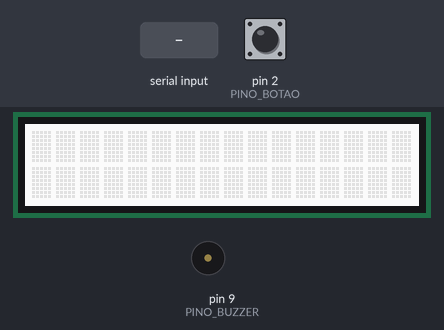
Recording of a sketch running on a simulated Arduino Uno, built with avr-gcc and run on an emulated ATmega328P. Shown: 16×2 character LCD, buzzer (waves = sounding, pin HIGH). Inputs (shaded band) come from the test bench; at power-on: pin 2 (PINO_BOTAO) HIGH. What the sketch prints to the serial monitor is not drawn.

Above: at 1.2 s.
1.3 s: "90/45\n" received over Serial
At 4.2 s:
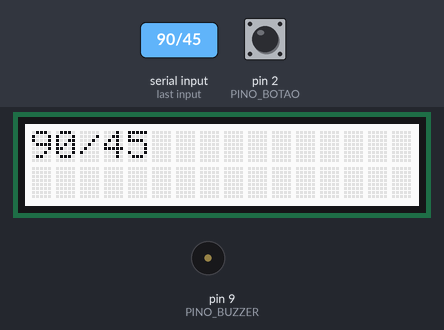
4.3 s: "1\n" received over Serial
7.3 s: "/" received over Serial
At 8.9 s:
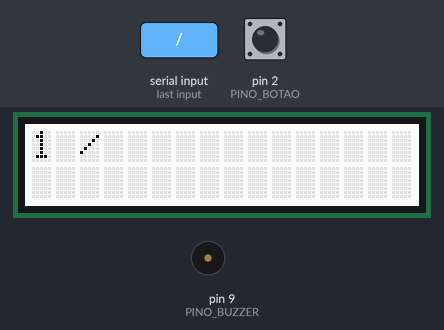
10.3 s: "2\n" received over Serial
At 13.1 s:
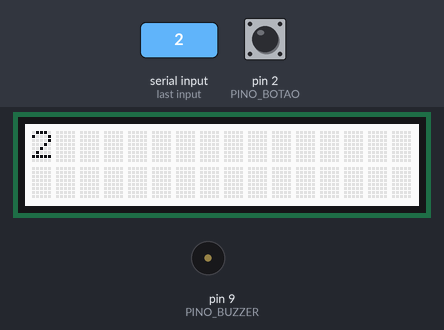
13.3 s: pin 2 (PINO_BOTAO) pulled LOW for 3.2 s
Timing chart, 0 to 16.3 s (numbered marks = the images above; inputs shaded):
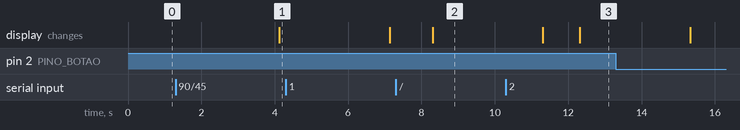

The sketch:

CampainhaInteligente.ino
```cpp
#include <rgb_lcd.h> // Inclui a biblioteca para usar o display LCD RGB
#include "pitches.h" // Inclui a biblioteca de notas musicais para o uso do buzzer
#define PINO_BUZZER 9 // Define o pino do Arduino conectado ao buzzer como pino 9
#define PINO_BOTAO 2 // Define o pino do Arduino conectado ao botão como pino 2
#define INTERVALO 300000 // Define o intervalo de tempo em milissegundos (5 minutos = 300000 ms)

int melodia0[] = {660, 550, 440}; // Define a melodia 0 como um array de frequências
int DuracaoNotas0[] = {700, 700, 700}; // Define a duração das notas da melodia 0 em milissegundos

int melodia1[] = {660, 770, 880}; // Define a melodia 1 como um array de frequências
int DuracaoNotas1[] = {700, 700, 700}; // Define a duração das notas da melodia 1 em milissegundos

int melodia2[] = {440, 494, 523, 587}; // Define a melodia 2 como um array de frequências
int DuracaoNotas2[] = {500, 250, 250, 500}; // Define a duração das notas da melodia 2 em milissegundos

rgb_lcd lcd; // Cria um objeto da classe rgb_lcd para manipular o display LCD RGB

int EstadoBotao = 0; // Variável para armazenar o estado atual do botão
int ultimoEstadoBotao = 0; // Variável para armazenar o último estado do botão
unsigned long ultimoEstadoDebounce = 0; // Variável para armazenar o último momento em que o botão foi acionado
unsigned long debounceDelay = 50; // Tempo de debounce para evitar leituras instáveis do botão
int ContadorBotao = -1; // Variável para contar o número de vezes que o botão foi pressionado
int escolhaToque; // Variável para armazenar a escolha do toque
String mensagem; // Variável para armazenar uma mensagem
String mensagem_lcd; // Variável para armazenar uma mensagem para exibir no LCD

// Variáveis para medir o tempo
unsigned long ms_anterior = 0; // armazena o tempo (em ms) desde que uma função foi executada pela última vez
unsigned long ms_atual; // Variável para armazenar o tempo atual

void setup() {
  Serial.begin(9600); // Inicializa a comunicação serial com uma taxa de transmissão de 9600 bps
  lcd.begin(16, 2); // Inicializa o LCD com 16 colunas e 2 linhas
  pinMode(PINO_BUZZER, OUTPUT); // Define o pino do buzzer como saída
  pinMode(PINO_BOTAO, INPUT_PULLUP); // Define o pino do botão como entrada com pull-up interno ativado
}

void imprimirMensagem(String mensagem) {

  /**
 * Função para exibir uma mensagem no LCD.
 *
 * param mensagem: A mensagem a ser exibida no LCD
 */

  int tamanho_mensagem = mensagem.length(); // Calcula o comprimento da mensagem

  if (tamanho_mensagem > 16 && tamanho_mensagem <= 32) { // Verifica se a mensagem tem entre 17 e 32 caracteres
    lcd.setCursor(0, 0); // Define o cursor para a primeira linha do LCD
    lcd.print(mensagem.substring(0, 16)); // Imprime os primeiros 16 caracteres da mensagem na primeira linha do LCD
    lcd.setCursor(0, 1); // Define o cursor para a segunda linha do LCD
    lcd.print(mensagem.substring(16)); // Imprime os caracteres restantes da mensagem na segunda linha do LCD
    delay(10000); // Aguarda 10 segundos
    lcd.clear(); // Limpa o LCD após o tempo de exibição
  }
  else if (tamanho_mensagem > 32) { // Se a mensagem tem mais de 32 caracteres
    lcd.setCursor(0, 0); // Define o cursor para a primeira linha do LCD
    lcd.print(mensagem.substring(0, 16)); // Imprime os primeiros 16 caracteres da mensagem na primeira linha do LCD
    delay(1500); // Aguarda 1.5 segundos
    lcd.clear(); // Limpa o LCD
    for (int i = 0; i < tamanho_mensagem - 16; i++) { // Loop para rodar a mensagem na primeira linha do LCD
      lcd.setCursor(0, 0);  // Define o cursor para a primeira linha do LCD
      lcd.print(mensagem.substring(i, 16 + i)); // Imprime um segmento deslocado da mensagem na primeira linha do LCD
      delay(400); // Aguarda 0.4 segundos
      lcd.clear(); // Limpa o LCD
    }
    lcd.setCursor(0, 0); // Define o cursor para a primeira linha do LCD
    lcd.print(mensagem.substring(tamanho_mensagem - 16)); // Imprime os últimos 16 caracteres da mensagem na primeira linha do LCD
    delay(3000); // Aguarda 3 segundos
    lcd.clear(); // Limpa o LCD
  }
  else { // Se a mensagem tem 16 ou menos caracteres
    lcd.setCursor(0, 0); // Define o cursor para a primeira linha do LCD
    lcd.print(mensagem); // Imprime a mensagem na primeira linha do LCD
    delay(3000); // Aguarda 3 segundos
    lcd.clear(); // Limpa o LCD
  }
}

void tocarMelodia(int escolha) {

  /**
  * Função para tocar uma melodia no buzzer.
  *
  * param escolha: A escolha da melodia (1, 2 ou 3).
  */

  int* melody; // Ponteiro para a melodia selecionada
  int* noteDurations; // Ponteiro para as durações das notas da melodia selecionada
  int notes; // Número de notas na melodia selecionada

  // Determinar qual melodia tocar com base na escolha
  switch (escolha) {
    case 1: // Se a escolha for 1
      melody = melodia0; // Atribui o array de notas da melodia 0 ao ponteiro de melodia
      noteDurations = DuracaoNotas0; // Atribui o array de durações das notas da melodia 0 ao ponteiro de durações
      notes = sizeof(melodia0) / sizeof(int); // Calcula o número de notas na melodia 0
      break;
    case 2: // Se a escolha for 2
      melody = melodia1; // Atribui o array de notas da melodia 1 ao ponteiro de melodia
      noteDurations = DuracaoNotas1; // Atribui o array de durações das notas da melodia 1 ao ponteiro de durações
      notes = sizeof(melodia1) / sizeof(int); // Calcula o número de notas na melodia 1
      break;
    case 3: // Se a escolha for 3
      melody = melodia2; // Atribui o array de notas da melodia 2 ao ponteiro de melodia
      noteDurations = DuracaoNotas2; // Atribui o array de durações das notas da melodia 2 ao ponteiro de durações
      notes = sizeof(melodia2) / sizeof(int); // Calcula o número de notas na melodia 2
      break;
    default:
      return; // Escolha inválida, não faz nada
  }

  // Toca a melodia
  for (int i = 0; i < notes; i++) { // Loop sobre todas as notas na melodia
    tone(PINO_BUZZER, melody[i]); // Toca a nota
    delay(noteDurations[i]); // Aguarda a duração da nota
    noTone(PINO_BUZZER); // Para de tocar a nota
    delay(50); // Pequeno atraso entre as notas
  }
}


void loop() {

  // Inicialização
  if (Serial.available() > 0) { // Verifica se há dados disponíveis na porta serial
    mensagem = Serial.readString(); // Lê a mensagem enviada do Python

    if (mensagem.charAt(0) == '/') { // Verifica se o primeiro caractere da mensagem é '/'
      // Caractere especial indica uma mensagem do toque selecionado
      escolhaToque = mensagem.charAt(1) - '0'; // Extrai a escolha do toque
      tocarMelodia(escolhaToque); // Toca a melodia selecionada
    } else {
      // Exibe a mensagem no LCD
      mensagem_lcd = mensagem; // Atribui a mensagem ao LCD
      imprimirMensagem(mensagem_lcd); // Exibe a mensagem no LCD
      lcd.clear(); // Limpa o LCD
    }
  }

  // Reset do tempo
  ms_atual = millis(); // Obtém o tempo atual em milissegundos desde o início do programa
  if(ms_atual - ms_anterior >= INTERVALO){ // Verifica se passou o intervalo de tempo definido
    ContadorBotao = 0; // Faz reset ao contador do botão
    ms_anterior = ms_atual; // Atualiza o tempo anterior para o tempo atual
  }

  // Campainha
  int reading = digitalRead(PINO_BOTAO); // Lê o estado atual do botão
  if (reading != ultimoEstadoBotao) { // Verifica se houve mudança de estado do botão
    ultimoEstadoDebounce = millis(); // Atualiza o tempo de debounce
  }
  if ((millis() - ultimoEstadoDebounce) > debounceDelay) { // Verifica se o tempo de debounce passou
    if (reading != EstadoBotao) { // Verifica se o estado atual do botão é diferente do estado anterior
      EstadoBotao = reading; // Atualiza o estado do botão
      if (EstadoBotao == HIGH) { // Verifica se o botão foi pressionado
        ContadorBotao++; // Incrementa o contador do botão
        if (ContadorBotao == 1) { // Se o botão foi pressionado uma vez
          Serial.println("1"); // Envia "1" para o terminal Python
        } else if (ContadorBotao == 3) { // Se o botão foi pressionado três vezes
        Serial.println("3"); // Envia "3" para o terminal Python
        } else if (ContadorBotao >= 5) { // Se o botão foi pressionado cinco vezes ou mais
         Serial.println("5"); // Envia "SPAM" para o terminal Python
        }
        tocarMelodia(escolhaToque); // Toca a melodia selecionada
        imprimirMensagem(mensagem_lcd); // Exibe a mensagem no LCD
      }
    }
  }
  ultimoEstadoBotao = reading; // Atualiza o último estado do botão
}
```

pitches.h
```cpp
/*************************************************
 * Public Constants
 *************************************************/

#define NOTE_B0  31
#define NOTE_C1  33
#define NOTE_CS1 35
#define NOTE_D1  37
#define NOTE_DS1 39
#define NOTE_E1  41
#define NOTE_F1  44
#define NOTE_FS1 46
#define NOTE_G1  49
#define NOTE_GS1 52
#define NOTE_A1  55
#define NOTE_AS1 58
#define NOTE_B1  62
#define NOTE_C2  65
#define NOTE_CS2 69
#define NOTE_D2  73
#define NOTE_DS2 78
#define NOTE_E2  82
#define NOTE_F2  87
#define NOTE_FS2 93
#define NOTE_G2  98
#define NOTE_GS2 104
#define NOTE_A2  110
#define NOTE_AS2 117
#define NOTE_B2  123
#define NOTE_C3  131
#define NOTE_CS3 139
#define NOTE_D3  147
#define NOTE_DS3 156
#define NOTE_E3  165
#define NOTE_F3  175
#define NOTE_FS3 185
#define NOTE_G3  196
#define NOTE_GS3 208
#define NOTE_A3  220
#define NOTE_AS3 233
#define NOTE_B3  247
#define NOTE_C4  262
#define NOTE_CS4 277
#define NOTE_D4  294
#define NOTE_DS4 311
#define NOTE_E4  330
#define NOTE_F4  349
#define NOTE_FS4 370
#define NOTE_G4  392
#define NOTE_GS4 415
#define NOTE_A4  440
#define NOTE_AS4 466
#define NOTE_B4  494
#define NOTE_C5  523
#define NOTE_CS5 554
#define NOTE_D5  587
#define NOTE_DS5 622
#define NOTE_E5  659
#define NOTE_F5  698
#define NOTE_FS5 740
#define NOTE_G5  784
#define NOTE_GS5 831
#define NOTE_A5  880
#define NOTE_AS5 932
#define NOTE_B5  988
#define NOTE_C6  1047
#define NOTE_CS6 1109
#define NOTE_D6  1175
#define NOTE_DS6 1245
#define NOTE_E6  1319
#define NOTE_F6  1397
#define NOTE_FS6 1480
#define NOTE_G6  1568
#define NOTE_GS6 1661
#define NOTE_A6  1760
#define NOTE_AS6 1865
#define NOTE_B6  1976
#define NOTE_C7  2093
#define NOTE_CS7 2217
#define NOTE_D7  2349
#define NOTE_DS7 2489
#define NOTE_E7  2637
#define NOTE_F7  2794
#define NOTE_FS7 2960
#define NOTE_G7  3136
#define NOTE_GS7 3322
#define NOTE_A7  3520
#define NOTE_AS7 3729
#define NOTE_B7  3951
#define NOTE_C8  4186
#define NOTE_CS8 4435
#define NOTE_D8  4699
#define NOTE_DS8 4978
```

Measured:
- after the input at 1.3 s, the display: changes after 2.8 s (image 1)
- after the input at 7.3 s, the display: changes after 1.0 s (image 2)
- after the input at 10.3 s, the display: first differs from a run without the input after 2.0 s (image 3)
